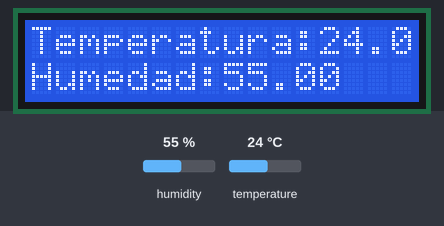
This sketch was run on a simulated ESP8266 (NodeMCU). Shown: 16×2 character LCD. The inputs (shaded band) are chosen by the test bench; at power-on: humidity 55 %, temperature 24 °C. What the sketch prints to the serial monitor is not drawn.

Above: at 1.2 s.
1.3 s: humidity set to 22 %
At 3.0 s:
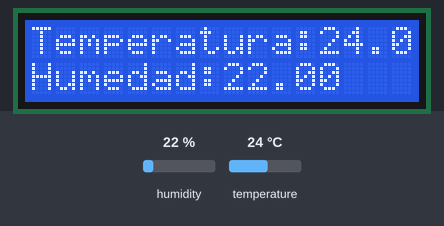
4.7 s: temperature set to 12 °C
At 5.6 s:
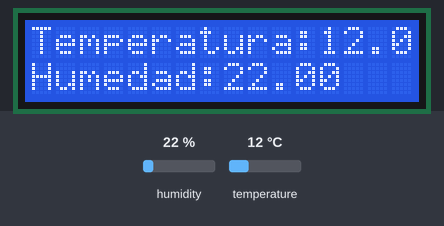
8.1 s: humidity set to 40 %
At 10.9 s:
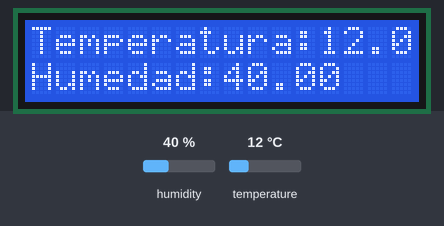
11.8 s: temperature set to 19 °C
At 13.5 s:
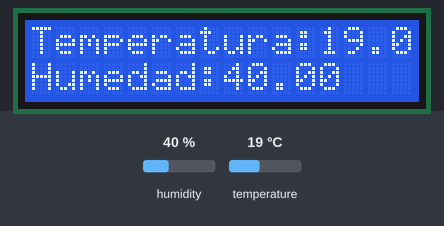
Timing chart, 0 to 15.0 s (numbered marks = the images above; inputs shaded):
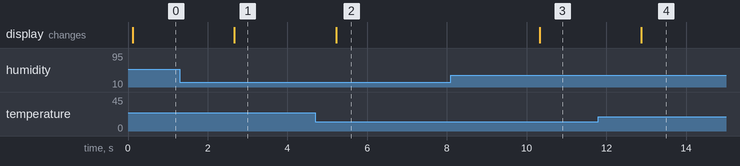

Measured:
- after the input at 1.3 s, the display: changes after 1.4 s (image 1)
- after the input at 4.7 s, the display: changes after 0.52 s (image 2)
- after the input at 8.1 s, the display: changes after 2.2 s (image 3)
- after the input at 11.8 s, the display: changes after 1.1 s (image 4)

The sketch:

ESP_meteo.ino
```cpp
#include <SimpleDHT.h>

#include <Wire.h>
#include <LiquidCrystal_I2C_ESP.h>

LiquidCrystal_I2C_ESP lcd(0x27, 16, 2);

// for DHT22,
//      VCC: 5V or 3V
//      GND: GND
//      DATA: D2
int pinDHT22 = D2;
SimpleDHT22 dht22;

void setup() {
    // initialize the LCD
  lcd.begin(D3,D4);  // sda=0 | D3, scl=2 | D4

  // Turn on the blacklight and print a message.
  lcd.backlight();
  Serial.begin(115200);
}

void loop() {
  // start working...
  Serial.println("=================================");
  Serial.println("Sample DHT22...");

  // read without samples.
  // @remark We use read2 to get a float data, such as 10.1*C
  //    if user doesn't care about the accurate data, use read to get a byte data, such as 10*C.
  float temperature = 0;
  float humidity = 0;
  int err = SimpleDHTErrSuccess;
  if ((err = dht22.read2(pinDHT22, &temperature, &humidity, NULL)) != SimpleDHTErrSuccess) {
    Serial.print("Read DHT22 failed, err="); Serial.println(err);delay(2000);
    return;
  }

  Serial.print("Sample OK: ");
  Serial.print((float)temperature); Serial.print(" *C, ");
  lcd.setCursor(0,0);
  lcd.print("Temperatura:");
  lcd.print((float)temperature);
  Serial.print((float)humidity); Serial.println(" RH%");
  lcd.setCursor(0,1);
  lcd.print("Humedad:");
  lcd.print((float)humidity);

  // DHT22 sampling rate is 0.5HZ.
  delay(2500);
}
```
